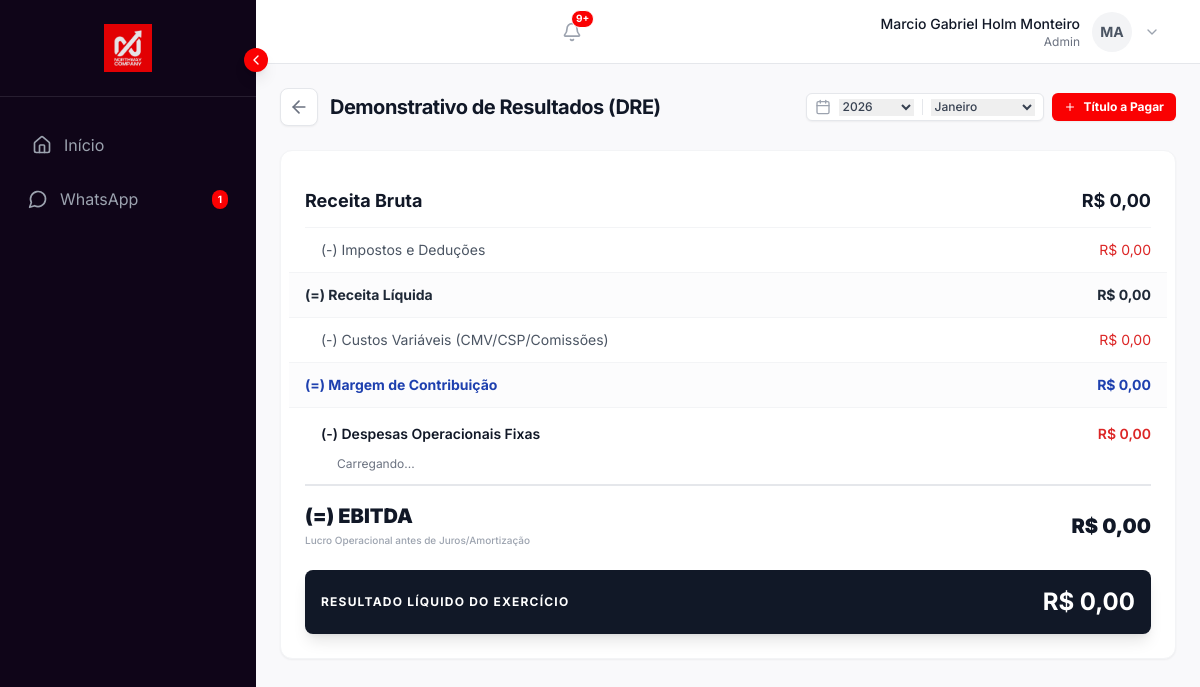
The page /financial/dre (signed in) on the database its author committed.
### models.py (models this page shows, shortened)
class User(UserMixin, db.Model):
    id = db.Column(db.Integer, primary_key=True)
    name = db.Column(db.String(100), nullable=False)
    email = db.Column(db.String(120), unique=True, nullable=False)
    supabase_uid = db.Column(db.String(100), unique=True, nullable=True)
    password_hash = db.Column(db.String(200), nullable=False)
    password_hash = db.Column(db.String(200), nullable=False)
    role = db.Column(db.String(20), nullable=False, default=ROLE_SALES) # Legacy/Fallback
    role_id = db.Column(db.Integer, db.ForeignKey('role.id'), nullable=True) # New RBAC
    company_id = db.Column(db.Integer, db.ForeignKey('company.id'), nullable=True) # Nullable for Supabase Auth Triggers
    created_at = db.Column(db.DateTime, default=datetime.utcnow)
    profile_image = db.Column(db.String(150), nullable=True)
    phone = db.Column(db.String(20), nullable=True)
    status_message = db.Column(db.String(100), nullable=True)
    is_super_admin = db.Column(db.Boolean, default=False)
    onboarding_dismissed = db.Column(db.Boolean, default=False)
    leads = db.relationship('Lead', backref='assigned_user', lazy=True)
    allowed_pipelines = db.relationship('Pipeline', secondary=user_pipeline_association, backref=db.backref('allowed_users', lazy='dynamic'))
    def has_permission(self, permission):
        if self.is_super_admin:
            return True
        if self.user_role and self.user_role.permissions:
            return permission in self.user_role.permissions

### routes/financial.py (the view)
@financial_bp.route('/financial/dre')
@login_required
def dre_page():
    if not current_user.company_id:
        abort(403)
    if current_user.role not in [ROLE_ADMIN, ROLE_MANAGER]:
        abort(403)
    return render_template('financial/dre.html', now=datetime.now()) # Pass now for date filters

### templates/financial/dre.html (shortened to what this page needs)
{% extends "base.html" %}
{% block content %}
<div class="flex-1 h-screen overflow-y-auto bg-gray-50/50 relative">
    <div class="p-6 max-w-[1200px] mx-auto space-y-6">
        <div class="flex justify-between items-center">
            <div class="flex items-center gap-3">
                <a href="{{ url_for('financial.dashboard') }}" class="p-2 bg-white border border-gray-200 rounded-lg shadow-sm hover:bg-gray-50 transition-colors">
                    <i data-lucide="arrow-left" class="w-5 h-5 text-gray-500"></i>
                </a>
                <div>
                    <h1 class="text-xl font-bold text-gray-900 tracking-tight">Demonstrativo de Resultados (DRE)</h1>
                </div>
            </div>
            <div class="flex gap-2">
                 <div class="flex items-center gap-2 bg-white border border-gray-200 rounded-md p-1 px-2 shadow-sm">
                    <i data-lucide="calendar" class="w-4 h-4 text-gray-400"></i>
                    <select id="dreYear" class="text-xs font-medium border-none focus:ring-0 text-gray-700 p-0 pr-6">
                        {% for y in range(now.year - 2, now.year + 2) %}
                        <option value="{{ y }}" {% if y == now.year %}selected{% endif %}>{{ y }}</option>
                        {% endfor %}
                    </select>
                     <select id="dreMonth" class="text-xs font-medium border-none focus:ring-0 text-gray-700 p-0 pr-6">
                        {% set months = ['Janeiro', 'Fevereiro', 'Março', 'Abril', 'Maio', 'Junho', 'Julho', 'Agosto', 'Setembro', 'Outubro', 'Novembro', 'Dezembro'] %}
                        {% for m in months %}
                        <option value="{{ loop.index }}" {% if loop.index == now.month %}selected{% endif %}>{{ m }}</option>
                        {% endfor %}
                    </select>
                </div>
                <button onclick="toggleModal('addExpenseModal')"
                    class="px-3 py-1.5 bg-northway-red text-white rounded-md text-xs font-bold hover:bg-red-700 shadow-sm flex items-center gap-2">
                    <i data-lucide="plus" class="w-3 h-3"></i> Título a Pagar
                </button>
            </div>
        </div>
        <div class="bg-white rounded-xl shadow-sm border border-gray-100 overflow-hidden">
            <div class="p-6">
                <div class="space-y-1 text-sm">
                    <div class="flex justify-between items-center py-3 border-b border-gray-100">
                        <span class="font-bold text-gray-900 text-lg">Receita Bruta</span>
                        <span class="font-bold text-gray-900 text-lg" id="val-revenue">R$ 0,00</span>
                    </div>
                    <div class="flex justify-between items-center py-2 pl-4 text-red-600">
                        <span class="text-gray-600">(-) Impostos e Deduções</span>
                        <span id="val-taxes">R$ 0,00</span>
                    </div>
                     <div class="flex justify-between items-center py-3 border-y border-gray-100 bg-gray-50/50 px-4 -mx-4 mt-2">
                        <span class="font-bold text-gray-800">(=) Receita Líquida</span>
                        <span class="font-bold text-gray-800" id="val-net-revenue">R$ 0,00</span>
                    </div>
                    <div class="flex justify-between items-center py-2 pl-4 text-red-600">
                         <span class="text-gray-600">(-) Custos Variáveis (CMV/CSP/Comissões)</span>
                         <span id="val-variable">R$ 0,00</span>
                    </div>
                    <div class="flex justify-between items-center py-3 border-y border-gray-100 bg-gray-50/50 px-4 -mx-4 mt-2">
                         <span class="font-bold text-blue-800">(=) Margem de Contribuição</span>
                         <span class="font-bold text-blue-800" id="val-margin">R$ 0,00</span>
                    </div>
                     <div class="py-2">
                        <div class="flex justify-between items-center py-1 pl-4 mb-2">
                            <span class="text-gray-900 font-semibold">(-) Despesas Operacionais Fixas</span>
                            <span class="font-semibold text-red-600" id="val-fixed-total">R$ 0,00</span>
                        </div>
                        <div id="expense-breakdown" class="space-y-1 pl-8 text-xs text-gray-500">
                             <div class="flex justify-between"><span>Carregando...</span></div>
                        </div>
                     </div>
                     <div class="flex justify-between items-center py-4 border-t-2 border-gray-200 mt-4">
                        <div class="flex flex-col">
                             <span class="font-black text-gray-900 text-xl">(=) EBITDA</span>
                             <span class="text-[10px] text-gray-400 font-medium">Lucro Operacional antes de Juros/Amortização</span>
                        </div>
                        <span class="font-black text-gray-900 text-xl" id="val-ebitda">R$ 0,00</span>
                    </div>
                     <div class="bg-gray-900 text-white p-4 rounded-lg flex justify-between items-center mt-6 shadow-lg">
                         <span class="font-bold uppercase tracking-widest text-xs">Resultado Líquido do Exercício</span>
                         <span class="font-bold text-2xl" id="val-net-result">R$ 0,00</span>
                     </div>
                </div>
            </div>
        </div>
    </div>
</div>
{% endblock %}

### templates/base.html (shortened to what this page needs)
<!DOCTYPE html>
<html lang="pt-BR">
<head>
    <script src="https://cdn.tailwindcss.com"></script>
</head>
<body
    class="bg-gray-50 text-gray-900 font-sans h-screen flex flex-col overflow-hidden selection:bg-northway-red selection:text-white">
    <div class="flex-1 flex flex-row overflow-hidden relative w-full h-full">
        {% if current_user.is_authenticated and not current_user.is_super_admin %}
        <aside id="sidebar"
            class="fixed inset-y-0 left-0 z-[70] transform -translate-x-full md:relative md:translate-x-0
               w-64 bg-northway-dark text-white flex flex-col flex-shrink-0 transition-transform duration-300 ease-in-out group md:h-full">
            <div class="hidden md:flex p-6 items-center justify-center border-b border-white/10 min-h-[5rem]">
                <img id="sidebar-logo" src="{{ url_for('static', filename='images/logo.png') }}" alt="NorthWay"
                    class="max-h-12 w-auto opacity-90 hover:opacity-100 transition-all duration-300">
            </div>
            <nav class="flex-1 px-4 py-6 space-y-2 overflow-y-auto no-scrollbar">
                <a href="{{ url_for('dashboard.home') }}"
                    class="flex items-center gap-3 px-4 py-3 text-gray-400 hover:text-white hover:bg-white/5 rounded-xl transition-colors whitespace-nowrap ">
                    <i data-lucide="home" class="w-5 h-5 flex-shrink-0"></i>
                    <span class="sidebar-text transition-opacity duration-300">Início</span>
                </a>
                <a href="{{ url_for('whatsapp.inbox') }}"
                    class="flex items-center justify-between px-3 py-2.5 rounded-lg hover:bg-white/10 transition-colors whitespace-nowrap {{ 'bg-northway-red text-white' if request.endpoint == 'whatsapp.inbox' else 'text-gray-400' }}">
                    <div class="flex items-center gap-3">
                        <i data-lucide="message-circle" class="w-5 h-5 flex-shrink-0"></i>
                        <span class="sidebar-text transition-opacity duration-300">WhatsApp</span>
                    </div>
                    <span id="whatsapp-unread-badge"
                        class="hidden sidebar-badge bg-northway-red text-white text-[10px] font-bold px-1.5 py-0.5 rounded-full flex-shrink-0">0</span>
                </a>
            </nav>
            <button id="sidebar-toggle" onclick="toggleSidebar()"
                class="hidden md:flex absolute -right-3 top-12 bg-northway-red text-white w-6 h-6 rounded-full items-center justify-center shadow-lg hover:bg-red-700 transition-colors z-50">
                <i data-lucide="chevron-left" class="w-4 h-4 transition-transform duration-300"
                    id="sidebar-toggle-icon"></i>
            </button>
        </aside>
        {% endif %}
        <main class="flex-1 flex flex-col min-w-0 overflow-hidden relative">
            {% if current_user.is_authenticated and not current_user.is_super_admin %}
            <header
                class="bg-white border-b border-gray-200 h-16 flex items-center justify-between px-8 flex-shrink-0 z-40">
                <div class="relative mr-4">
                    <button id="notification-btn"
                        class="text-gray-400 hover:text-gray-600 transition-colors relative p-2 rounded-full hover:bg-gray-100">
                        <i data-lucide="bell" class="w-5 h-5"></i>
                        <span id="notification-badge"
                            class="absolute top-1 right-1 w-2.5 h-2.5 bg-northway-red rounded-full hidden border border-white"></span>
                    </button>
                </div>
                <div class="relative">
                    <button onclick="toggleUserMenu()"
                        class="flex items-center gap-3 hover:bg-gray-50 p-2 rounded-lg transition-colors focus:outline-none">
                        <div class="text-right hidden md:block">
                            <p class="text-sm font-medium text-gray-900">{{ current_user.name }}</p>
                            <p class="text-xs text-gray-500">{{ current_user.role|capitalize }}</p>
                        </div>
                        <div
                            class="w-10 h-10 rounded-full bg-gray-100 flex items-center justify-center text-sm font-bold text-gray-600 overflow-hidden ring-2 ring-transparent hover:ring-gray-200 transition-all">
                            {% if current_user.profile_image %}
                            <img src="{{ url_for('static', filename='uploads/profiles/' + current_user.profile_image) }}"
                                alt="Profile" class="w-full h-full object-cover">
                            {% else %}
                            {{ current_user.name[:2].upper() }}
                            {% endif %}
                        </div>
                        <i data-lucide="chevron-down" class="w-4 h-4 text-gray-400"></i>
                    </button>
                </div>
            </header>
            {% endif %}
            {% block content %}{% endblock %}
        </main>
    </div>
</body>
</html>

### templates/base.html (style rules this page uses)
body { -webkit-font-smoothing: antialiased; -moz-osx-font-smoothing: grayscale; }

### rows shown on the page
User: name "Marcio Gabriel Holm Monteiro", role "Admin", name "MA"

### other values the page prints
form field value "2026"
form field value "Janeiro"
